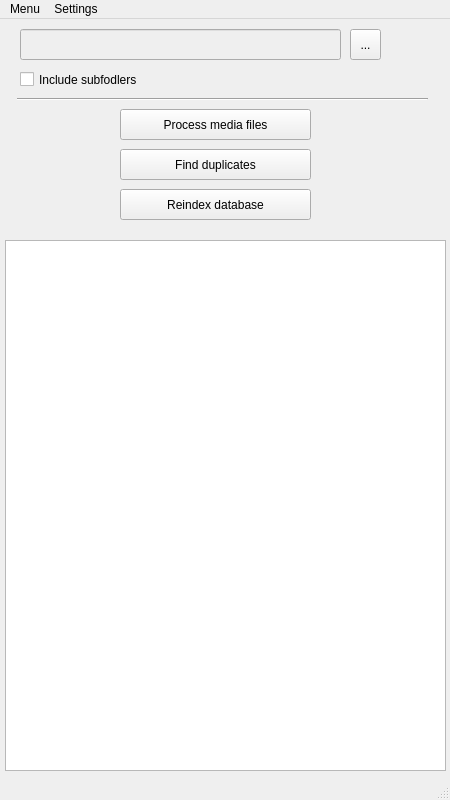
<?xml version="1.0" encoding="UTF-8"?>
<ui version="4.0">
 <class>MainWindow</class>
 <widget class="QMainWindow" name="MainWindow">
  <property name="geometry">
   <rect>
    <x>0</x>
    <y>0</y>
    <width>450</width>
    <height>800</height>
   </rect>
  </property>
  <property name="minimumSize">
   <size>
    <width>450</width>
    <height>720</height>
   </size>
  </property>
  <property name="maximumSize">
   <size>
    <width>1200</width>
    <height>800</height>
   </size>
  </property>
  <property name="windowTitle">
   <string>MainWindow</string>
  </property>
  <widget class="QWidget" name="centralwidget">
   <widget class="QTableView" name="tableView">
    <property name="geometry">
     <rect>
      <x>5</x>
      <y>221</y>
      <width>441</width>
      <height>531</height>
     </rect>
    </property>
   </widget>
   <widget class="QToolButton" name="toolButton">
    <property name="geometry">
     <rect>
      <x>350</x>
      <y>10</y>
      <width>31</width>
      <height>31</height>
     </rect>
    </property>
    <property name="text">
     <string>...</string>
    </property>
   </widget>
   <widget class="QLineEdit" name="lineEdit">
    <property name="enabled">
     <bool>false</bool>
    </property>
    <property name="geometry">
     <rect>
      <x>20</x>
      <y>10</y>
      <width>321</width>
      <height>31</height>
     </rect>
    </property>
   </widget>
   <widget class="QCheckBox" name="checkBox">
    <property name="geometry">
     <rect>
      <x>20</x>
      <y>50</y>
      <width>151</width>
      <height>21</height>
     </rect>
    </property>
    <property name="text">
     <string>Include subfodlers</string>
    </property>
   </widget>
   <widget class="QPushButton" name="pushButton">
    <property name="geometry">
     <rect>
      <x>120</x>
      <y>90</y>
      <width>191</width>
      <height>31</height>
     </rect>
    </property>
    <property name="text">
     <string>Process media files</string>
    </property>
   </widget>
   <widget class="QPushButton" name="pushButton_2">
    <property name="geometry">
     <rect>
      <x>120</x>
      <y>130</y>
      <width>191</width>
      <height>31</height>
     </rect>
    </property>
    <property name="text">
     <string>Find duplicates</string>
    </property>
   </widget>
   <widget class="QPushButton" name="pushButton_3">
    <property name="geometry">
     <rect>
      <x>120</x>
      <y>170</y>
      <width>191</width>
      <height>31</height>
     </rect>
    </property>
    <property name="text">
     <string>Reindex database</string>
    </property>
   </widget>
   <widget class="Line" name="line">
    <property name="geometry">
     <rect>
      <x>17</x>
      <y>70</y>
      <width>411</width>
      <height>20</height>
     </rect>
    </property>
    <property name="orientation">
     <enum>Qt::Horizontal</enum>
    </property>
   </widget>
  </widget>
  <widget class="QMenuBar" name="MainMenubar">
   <property name="geometry">
    <rect>
     <x>0</x>
     <y>0</y>
     <width>450</width>
     <height>22</height>
    </rect>
   </property>
   <property name="contextMenuPolicy">
    <enum>Qt::NoContextMenu</enum>
   </property>
   <widget class="QMenu" name="menuMenu">
    <property name="cursor">
     <cursorShape>PointingHandCursor</cursorShape>
    </property>
    <property name="title">
     <string>Menu</string>
    </property>
    <addaction name="actionInfo"/>
    <addaction name="separator"/>
    <addaction name="actionExit"/>
   </widget>
   <widget class="QMenu" name="menuSettings">
    <property name="cursor">
     <cursorShape>PointingHandCursor</cursorShape>
    </property>
    <property name="title">
     <string>Settings</string>
    </property>
    <addaction name="actionDatabase"/>
    <addaction name="actionIndexing"/>
    <addaction name="actionMatching"/>
    <addaction name="separator"/>
    <addaction name="actionOther"/>
   </widget>
   <addaction name="menuMenu"/>
   <addaction name="menuSettings"/>
  </widget>
  <widget class="QStatusBar" name="MainStatusbar">
   <property name="cursor">
    <cursorShape>IBeamCursor</cursorShape>
   </property>
   <property name="contextMenuPolicy">
    <enum>Qt::DefaultContextMenu</enum>
   </property>
  </widget>
  <action name="actionInfo">
   <property name="text">
    <string>Info</string>
   </property>
  </action>
  <action name="actionExit">
   <property name="text">
    <string>Exit</string>
   </property>
  </action>
  <action name="actionDatabase">
   <property name="text">
    <string>Database</string>
   </property>
  </action>
  <action name="actionIndexing">
   <property name="text">
    <string>Indexing</string>
   </property>
  </action>
  <action name="actionMatching">
   <property name="text">
    <string>Matching</string>
   </property>
  </action>
  <action name="actionOther">
   <property name="text">
    <string>Other</string>
   </property>
  </action>
 </widget>
 <resources/>
 <connections/>
</ui>
